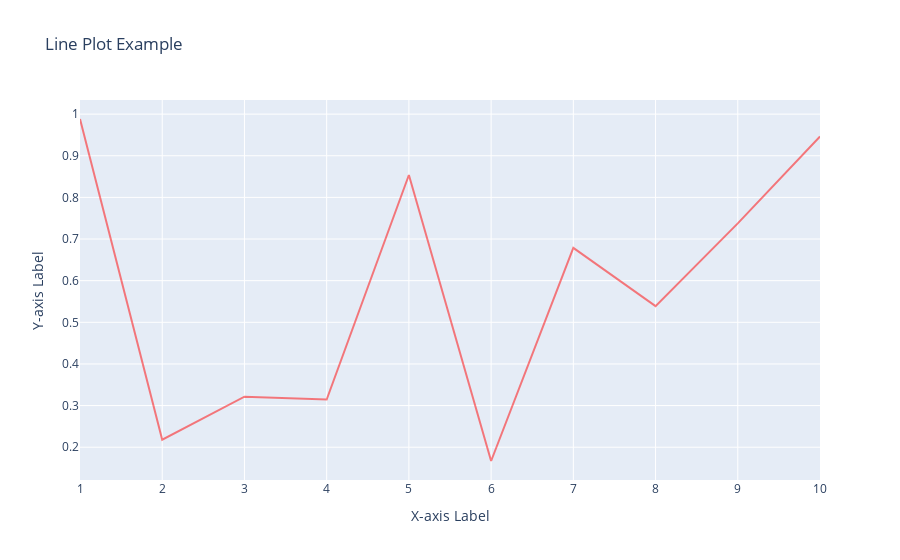

Notebook cell for this chart:
### Markdown cell above
### Line plot plotly
 In plotly, to plot Line plot we use **Scatter plot** and mode='lines'

### Code cell
x = [1, 2, 3, 4, 5,6,7,8,9,10]
y =  np.random.rand(len(x)) #[10, 11, 12, 13, 14]

# Create a Scatter trace
trace = go.Scatter(x=x, y=y, mode='lines', name='Scatter Plot', marker=dict(color="rgba(255,0,0,0.5)"),)

# Create a layout (optional)
layout = go.Layout(
    title='Line Plot Example',
    xaxis=dict(title='X-axis Label'),
    yaxis=dict(title='Y-axis Label')
)

# Create a Figure
fig = go.Figure(data=[trace], layout=layout)
fig.show()

### Figure 1 — Plotly figure (JSON) as saved in the notebook; plotly's stock layout.template omitted (floating-point values rounded to 4 significant figures)
{"data": [{"marker": {"color": "rgba(255,0,0,0.5)"}, "mode": "lines", "name": "Scatter Plot", "type": "scatter", "x": [1, 2, 3, 4, 5, 6, 7, 8, 9, 10], "y": [0.9883, 0.2179, 0.3214, 0.3146, 0.8537, 0.1669, 0.6788, 0.5387, 0.7375, 0.9463]}], "layout": {"title": {"text": "Line Plot Example"}, "xaxis": {"title": {"text": "X-axis Label"}}, "yaxis": {"title": {"text": "Y-axis Label"}}}}
